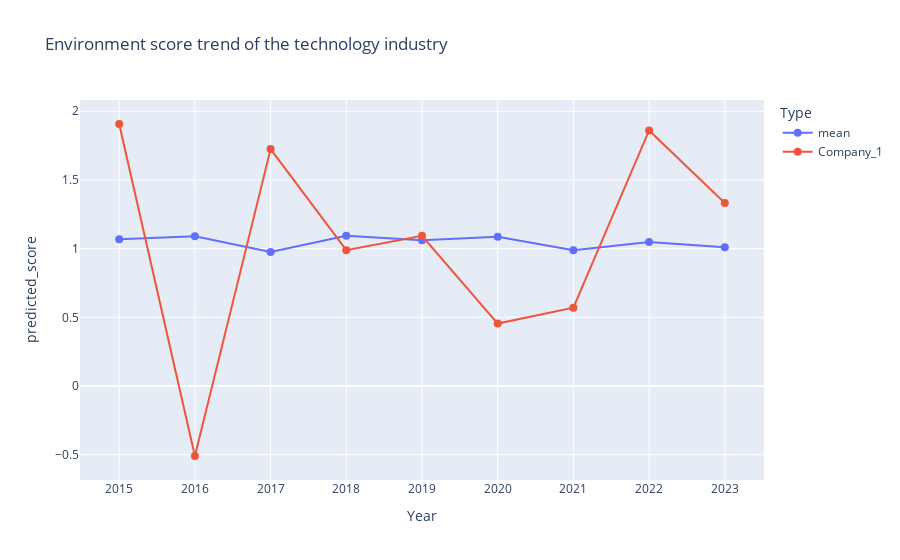

Write notebook code for a chart like this one.
### Code cell
fig_e_trend = px.line(e_plot_data, x = "Year", y = "predicted_score", color = "Type",
                      markers = True, 
                      title = "Environment score trend of the technology industry")

fig_e_trend.update_traces(
    hovertemplate = 'Year: %{x} <br> Environment Score: %{y} <extra></extra>', 
    marker = dict(size = 8)
)

fig_e_trend.show()

### Figure 1 — Plotly figure (JSON) as saved in the notebook; plotly's stock layout.template omitted (floating-point values rounded to 4 significant figures)
{"data": [{"hovertemplate": "Year: %{x} <br> Environment Score: %{y} <extra></extra>", "legendgroup": "mean", "line": {"color": "#636efa", "dash": "solid"}, "marker": {"size": 8, "symbol": "circle"}, "mode": "lines+markers", "name": "mean", "orientation": "v", "showlegend": true, "type": "scatter", "x": [2015, 2016, 2017, 2018, 2019, 2020, 2021, 2022, 2023], "xaxis": "x", "y": [1.069, 1.09, 0.9754, 1.094, 1.061, 1.086, 0.988, 1.048, 1.009], "yaxis": "y"}, {"hovertemplate": "Year: %{x} <br> Environment Score: %{y} <extra></extra>", "legendgroup": "Company_1", "line": {"color": "#EF553B", "dash": "solid"}, "marker": {"size": 8, "symbol": "circle"}, "mode": "lines+markers", "name": "Company_1", "orientation": "v", "showlegend": true, "type": "scatter", "x": [2015, 2016, 2017, 2018, 2019, 2020, 2021, 2022, 2023], "xaxis": "x", "y": [1.907, -0.5097, 1.724, 0.9884, 1.093, 0.4546, 0.5701, 1.86, 1.332], "yaxis": "y"}], "layout": {"legend": {"title": {"text": "Type"}, "tracegroupgap": 0}, "title": {"text": "Environment score trend of the technology industry"}, "xaxis": {"anchor": "y", "domain": [0, 1], "title": {"text": "Year"}}, "yaxis": {"anchor": "x", "domain": [0, 1], "title": {"text": "predicted_score"}}}}
